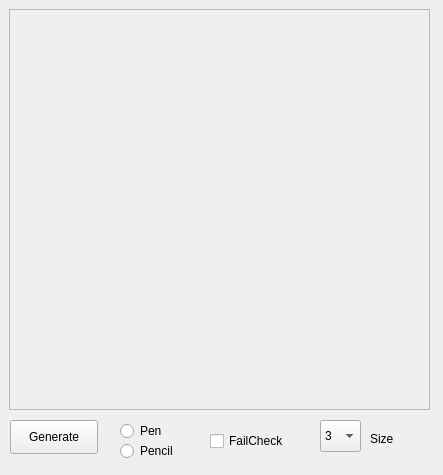
<?xml version="1.0" encoding="UTF-8"?>
<ui version="4.0">
 <class>MainWindow</class>
 <widget class="QMainWindow" name="MainWindow">
  <property name="geometry">
   <rect>
    <x>0</x>
    <y>0</y>
    <width>443</width>
    <height>475</height>
   </rect>
  </property>
  <property name="windowTitle">
   <string>MainWindow</string>
  </property>
  <widget class="QWidget" name="centralwidget">
   <widget class="QFrame" name="frame">
    <property name="geometry">
     <rect>
      <x>9</x>
      <y>9</y>
      <width>421</width>
      <height>401</height>
     </rect>
    </property>
    <property name="frameShape">
     <enum>QFrame::StyledPanel</enum>
    </property>
    <property name="frameShadow">
     <enum>QFrame::Raised</enum>
    </property>
   </widget>
   <widget class="QPushButton" name="generateButton">
    <property name="geometry">
     <rect>
      <x>10</x>
      <y>420</y>
      <width>88</width>
      <height>34</height>
     </rect>
    </property>
    <property name="text">
     <string>Generate</string>
    </property>
   </widget>
   <widget class="QRadioButton" name="pen_radioButton">
    <property name="geometry">
     <rect>
      <x>120</x>
      <y>420</y>
      <width>71</width>
      <height>22</height>
     </rect>
    </property>
    <property name="text">
     <string>Pen</string>
    </property>
   </widget>
   <widget class="QRadioButton" name="pencil_radioButton">
    <property name="geometry">
     <rect>
      <x>120</x>
      <y>440</y>
      <width>71</width>
      <height>22</height>
     </rect>
    </property>
    <property name="text">
     <string>Pencil</string>
    </property>
   </widget>
   <widget class="QCheckBox" name="fail_checkBox">
    <property name="geometry">
     <rect>
      <x>210</x>
      <y>430</y>
      <width>88</width>
      <height>22</height>
     </rect>
    </property>
    <property name="text">
     <string>FailCheck</string>
    </property>
   </widget>
   <widget class="QComboBox" name="size_comboBox">
    <property name="geometry">
     <rect>
      <x>320</x>
      <y>420</y>
      <width>41</width>
      <height>32</height>
     </rect>
    </property>
    <item>
     <property name="text">
      <string>3</string>
     </property>
    </item>
    <item>
     <property name="text">
      <string>4</string>
     </property>
    </item>
    <item>
     <property name="text">
      <string>5</string>
     </property>
    </item>
    <item>
     <property name="text">
      <string>6</string>
     </property>
    </item>
    <item>
     <property name="text">
      <string>7</string>
     </property>
    </item>
    <item>
     <property name="text">
      <string>8</string>
     </property>
    </item>
    <item>
     <property name="text">
      <string>9</string>
     </property>
    </item>
   </widget>
   <widget class="QLabel" name="label">
    <property name="geometry">
     <rect>
      <x>370</x>
      <y>430</y>
      <width>31</width>
      <height>18</height>
     </rect>
    </property>
    <property name="text">
     <string>Size</string>
    </property>
   </widget>
  </widget>
 </widget>
 <resources/>
 <connections/>
</ui>
